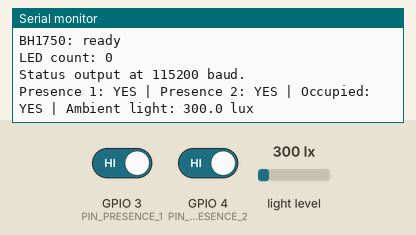
A program run on a simulated ESP32-C3. Parts: the last lines printed to the serial monitor. Inputs (shaded band) come from the test bench; at power-on: GPIO 3 (PIN_PRESENCE_1) HIGH, GPIO 4 (PIN_PRESENCE_2) HIGH, light level 300 lx.

Above: at 1.5 s.
1.6 s: GPIO 3 (PIN_PRESENCE_1) driven LOW
At 2.8 s:
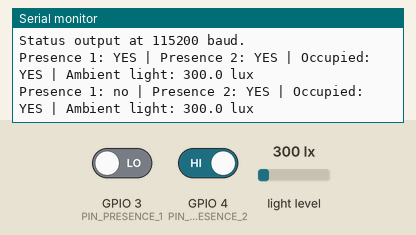
4.5 s: GPIO 4 (PIN_PRESENCE_2) driven LOW
At 5.6 s:
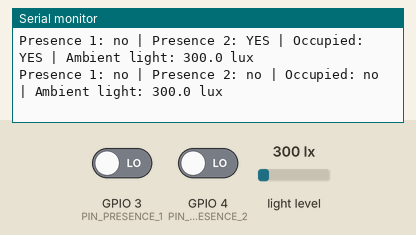
7.5 s: GPIO 3 (PIN_PRESENCE_1) driven HIGH
At 8.4 s:
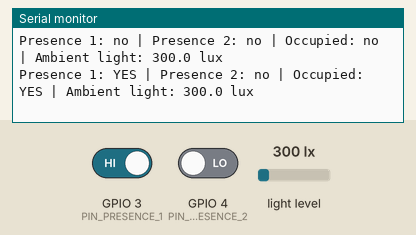
10.5 s: light level set to 40 lx
At 11.8 s:
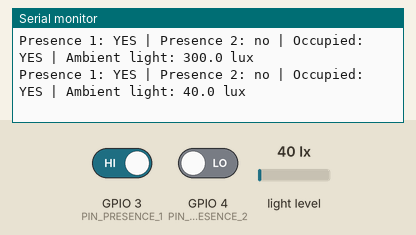
12.0 s: light level set to 500 lx
At 12.9 s:
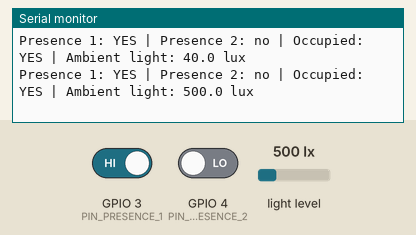
13.5 s: GPIO 4 (PIN_PRESENCE_2) driven HIGH
At 14.9 s:
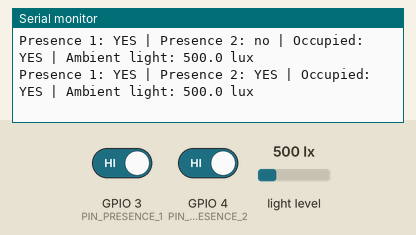
Timing chart, 0 to 16.0 s (numbered marks = the images above; inputs shaded):
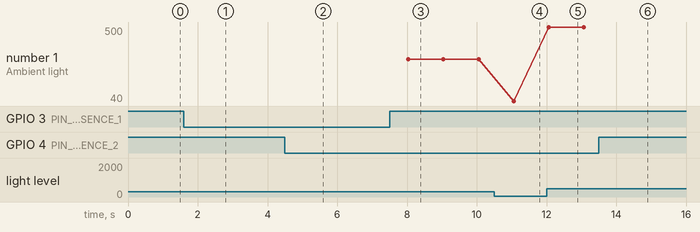

The program:

main.cpp
```cpp
#include <Arduino.h>
#include <Wire.h>
#include <BH1750.h>
#include <Adafruit_NeoPixel.h>

#include "config.h"

BH1750 lightSensor;
Adafruit_NeoPixel leds(LED_COUNT, PIN_LED_DATA, NEO_GRB + NEO_KHZ800);

bool lightSensorReady = false;
uint32_t lastStatusMs = 0;

bool readPresence(uint8_t pin) {
    return digitalRead(pin) == PRESENCE_ACTIVE_LEVEL;
}

void updateLeds(bool occupied) {
    if (LED_COUNT == 0) {
        return; // LED count has not been configured yet.
    }

    // Basic commissioning behaviour only; tune the final lighting policy later.
    const uint32_t colour = occupied
        ? leds.Color(255, 180, 80)
        : leds.Color(0, 0, 0);

    for (uint16_t i = 0; i < LED_COUNT; ++i) {
        leds.setPixelColor(i, colour);
    }
    leds.show();
}

void setup() {
    Serial.begin(115200);
    delay(300);

    pinMode(PIN_PRESENCE_1, INPUT);
    pinMode(PIN_PRESENCE_2, INPUT);

    Wire.begin(PIN_I2C_SDA, PIN_I2C_SCL);

    lightSensorReady = lightSensor.begin(
        BH1750::CONTINUOUS_HIGH_RES_MODE,
        BH1750_I2C_ADDRESS,
        &Wire
    );

    if (LED_COUNT > 0) {
        leds.begin();
        leds.setBrightness(LED_BRIGHTNESS);
        leds.clear();
        leds.show();
    }

    Serial.println();
    Serial.println(F("ESP32-C3 Smart Home module starting"));
    Serial.printf("Presence active level: %s\n",
                  PRESENCE_ACTIVE_LEVEL == HIGH ? "HIGH" : "LOW");
    Serial.printf("BH1750: %s\n", lightSensorReady ? "ready" : "not detected");
    Serial.printf("LED count: %u\n", LED_COUNT);
    Serial.println(F("Status output at 115200 baud."));
}

void loop() {
    const bool presence1 = readPresence(PIN_PRESENCE_1);
    const bool presence2 = readPresence(PIN_PRESENCE_2);
    const bool occupied = presence1 || presence2;

    updateLeds(occupied);

    const uint32_t now = millis();
    if (now - lastStatusMs >= STATUS_INTERVAL_MS) {
        lastStatusMs = now;

        Serial.printf("Presence 1: %s | Presence 2: %s | Occupied: %s",
                      presence1 ? "YES" : "no",
                      presence2 ? "YES" : "no",
                      occupied ? "YES" : "no");

        if (lightSensorReady) {
            const float lux = lightSensor.readLightLevel();
            Serial.printf(" | Ambient light: %.1f lux", lux);
        } else {
            Serial.print(F(" | Ambient light: unavailable"));
        }
        Serial.println();
    }

    delay(20);
}
```

config.h
```cpp
#pragma once

#include <Arduino.h>

// Pin assignment from the current PCB design notes.
// Verify these against the exact ESP32-C3 Super Mini board revision.
constexpr uint8_t PIN_I2C_SDA = 0;
constexpr uint8_t PIN_I2C_SCL = 1;
constexpr uint8_t PIN_PRESENCE_1 = 3;
constexpr uint8_t PIN_PRESENCE_2 = 4;
constexpr uint8_t PIN_LED_DATA = 10;

// Sensor assumptions: verify presence output polarity on the actual module.
constexpr uint8_t PRESENCE_ACTIVE_LEVEL = HIGH;

// BH1750 commonly uses 0x23; some breakouts can be configured for 0x5C.
constexpr uint8_t BH1750_I2C_ADDRESS = 0x23;

// Set this to the number of LEDs in the installed strip.
// Keep at 0 until the strip model and count are confirmed.
constexpr uint16_t LED_COUNT = 0;

// Keep brightness conservative during initial tests (0-255).
constexpr uint8_t LED_BRIGHTNESS = 20;

// How often to print sensor status.
constexpr uint32_t STATUS_INTERVAL_MS = 1000;
```

Measured:
- after the input at 1.6 s, the serial monitor: prints a new line after 0.41 s (image 1)
- after the input at 4.5 s, the serial monitor: prints a new line after 0.53 s (image 2)
- after the input at 7.5 s, the serial monitor: prints a new line after 0.54 s (image 3)
- after the input at 10.5 s, the serial monitor: prints a new line after 0.55 s (image 4)
- after the input at 12.0 s, the serial monitor: prints a new line after 0.06 s (image 5)
- after the input at 13.5 s, the serial monitor: prints a new line after 0.57 s (image 6)
- plotted number 1: 300 → 40 after the input at 10.5 s, 40 → 500 after the input at 12.0 s
